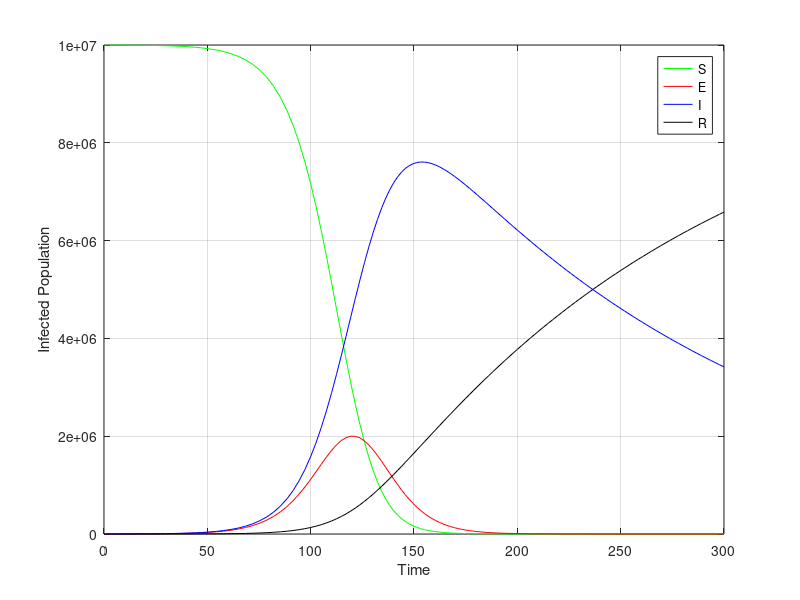

Here is the MATLAB script that generated this plot:
a = 0.006; % Recovery rate
e = 0.1;   % Transition rate 
b = 0.75;  % Transmission rate
N = 10000000; 

E0 = 2000; 
I0 = 10;   
R0 = 0;    
S0 = N - E0 - I0; 

tspan = [0 300];       
x0 = [S0, E0, I0, R0]; 


seir_eqn = @(t, x, u) [
    -b * (1-u) * x(1) * x(3) / N;      
    b * (1-u) * x(1) * x(3) / N - e * x(2); 
    e * x(2) - a * x(3);              
    a * x(3)                           
];

[t, solution] = ode45(seir_eqn, tspan, x0, 0.8);
plot(t,solution(:, 1), "-g" ,t,solution(:, 2), "-r" , t,solution(:, 3), "-b", t,solution(:, 4), "-k" );
hold on;
xlabel('Time');
ylabel('Infected Population');
legend('S', 'E', 'I', 'R')
grid on;
hold off;
